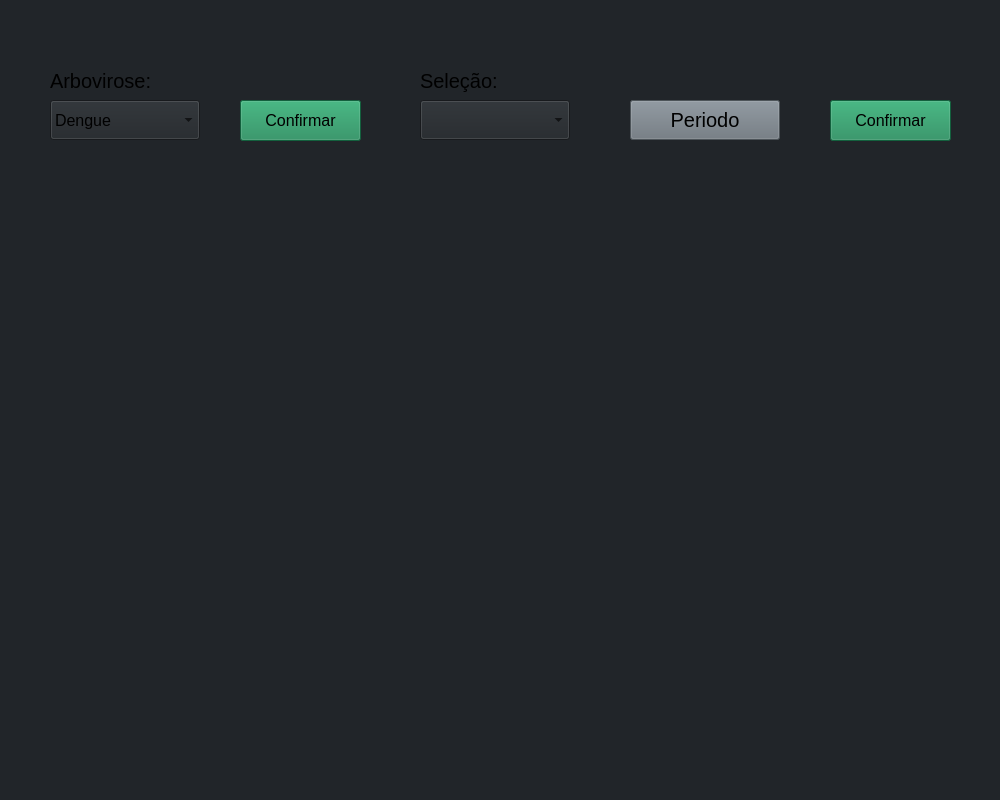
<?xml version="1.0" encoding="UTF-8"?>
<ui version="4.0">
 <class>MainWindow</class>
 <widget class="QMainWindow" name="MainWindow">
  <property name="geometry">
   <rect>
    <x>0</x>
    <y>0</y>
    <width>1000</width>
    <height>800</height>
   </rect>
  </property>
  <property name="windowTitle">
   <string>Modelagem ArboBA</string>
  </property>
  <property name="styleSheet">
   <string notr="true">background-color: rgb(33, 37, 41);</string>
  </property>
  <widget class="QWidget" name="centralwidget">
   <widget class="QComboBox" name="arboVirose">
    <property name="geometry">
     <rect>
      <x>50</x>
      <y>100</y>
      <width>150</width>
      <height>40</height>
     </rect>
    </property>
    <property name="font">
     <font>
      <pointsize>12</pointsize>
     </font>
    </property>
    <item>
     <property name="text">
      <string>Dengue</string>
     </property>
    </item>
    <item>
     <property name="text">
      <string>Chikungunya</string>
     </property>
    </item>
    <item>
     <property name="text">
      <string>Zika</string>
     </property>
    </item>
   </widget>
   <widget class="QComboBox" name="selecao">
    <property name="geometry">
     <rect>
      <x>420</x>
      <y>100</y>
      <width>150</width>
      <height>40</height>
     </rect>
    </property>
    <property name="font">
     <font>
      <pointsize>12</pointsize>
     </font>
    </property>
   </widget>
   <widget class="QLabel" name="label_2">
    <property name="geometry">
     <rect>
      <x>420</x>
      <y>60</y>
      <width>161</width>
      <height>41</height>
     </rect>
    </property>
    <property name="font">
     <font>
      <pointsize>15</pointsize>
      <bold>false</bold>
     </font>
    </property>
    <property name="text">
     <string>Seleção:</string>
    </property>
   </widget>
   <widget class="QPushButton" name="confirmarArbo">
    <property name="geometry">
     <rect>
      <x>240</x>
      <y>100</y>
      <width>121</width>
      <height>41</height>
     </rect>
    </property>
    <property name="font">
     <font>
      <pointsize>12</pointsize>
      <bold>false</bold>
      <strikeout>false</strikeout>
     </font>
    </property>
    <property name="styleSheet">
     <string notr="true">background-color: rgb(27, 135, 85);
color: rgb(0, 0, 0);</string>
    </property>
    <property name="text">
     <string>Confirmar</string>
    </property>
   </widget>
   <widget class="QPushButton" name="confirmarResto">
    <property name="geometry">
     <rect>
      <x>830</x>
      <y>100</y>
      <width>121</width>
      <height>41</height>
     </rect>
    </property>
    <property name="font">
     <font>
      <pointsize>12</pointsize>
      <bold>false</bold>
      <strikeout>false</strikeout>
     </font>
    </property>
    <property name="styleSheet">
     <string notr="true">background-color: rgb(27, 135, 85);
color: rgb(0, 0, 0);</string>
    </property>
    <property name="text">
     <string>Confirmar</string>
    </property>
   </widget>
   <widget class="QLabel" name="label">
    <property name="geometry">
     <rect>
      <x>50</x>
      <y>60</y>
      <width>141</width>
      <height>41</height>
     </rect>
    </property>
    <property name="font">
     <font>
      <pointsize>15</pointsize>
      <bold>false</bold>
     </font>
    </property>
    <property name="text">
     <string>Arbovirose:</string>
    </property>
   </widget>
   <widget class="QPushButton" name="periodo">
    <property name="geometry">
     <rect>
      <x>630</x>
      <y>100</y>
      <width>150</width>
      <height>40</height>
     </rect>
    </property>
    <property name="font">
     <font>
      <pointsize>15</pointsize>
      <bold>false</bold>
     </font>
    </property>
    <property name="styleSheet">
     <string notr="true">background-color: rgb(108, 117, 125);</string>
    </property>
    <property name="text">
     <string>Periodo</string>
    </property>
   </widget>
   <widget class="QPushButton" name="avancar">
    <property name="geometry">
     <rect>
      <x>830</x>
      <y>740</y>
      <width>121</width>
      <height>41</height>
     </rect>
    </property>
    <property name="font">
     <font>
      <pointsize>12</pointsize>
      <bold>false</bold>
      <strikeout>false</strikeout>
     </font>
    </property>
    <property name="styleSheet">
     <string notr="true">background-color: rgb(27, 135, 85);
color: rgb(0, 0, 0);</string>
    </property>
    <property name="text">
     <string>Prosseguir</string>
    </property>
   </widget>
   <widget class="QTableView" name="dataframe">
    <property name="geometry">
     <rect>
      <x>50</x>
      <y>170</y>
      <width>901</width>
      <height>541</height>
     </rect>
    </property>
    <property name="styleSheet">
     <string notr="true">color: rgb(0, 0, 0);
background-color: rgb(108, 117, 125);</string>
    </property>
   </widget>
   <widget class="QFrame" name="frame">
    <property name="geometry">
     <rect>
      <x>-10</x>
      <y>-10</y>
      <width>1021</width>
      <height>831</height>
     </rect>
    </property>
    <property name="frameShape">
     <enum>QFrame::StyledPanel</enum>
    </property>
    <property name="frameShadow">
     <enum>QFrame::Raised</enum>
    </property>
   </widget>
   <zorder>avancar</zorder>
   <zorder>dataframe</zorder>
   <zorder>frame</zorder>
   <zorder>label_2</zorder>
   <zorder>confirmarArbo</zorder>
   <zorder>confirmarResto</zorder>
   <zorder>label</zorder>
   <zorder>selecao</zorder>
   <zorder>arboVirose</zorder>
   <zorder>periodo</zorder>
  </widget>
 </widget>
 <resources/>
 <connections/>
</ui>
